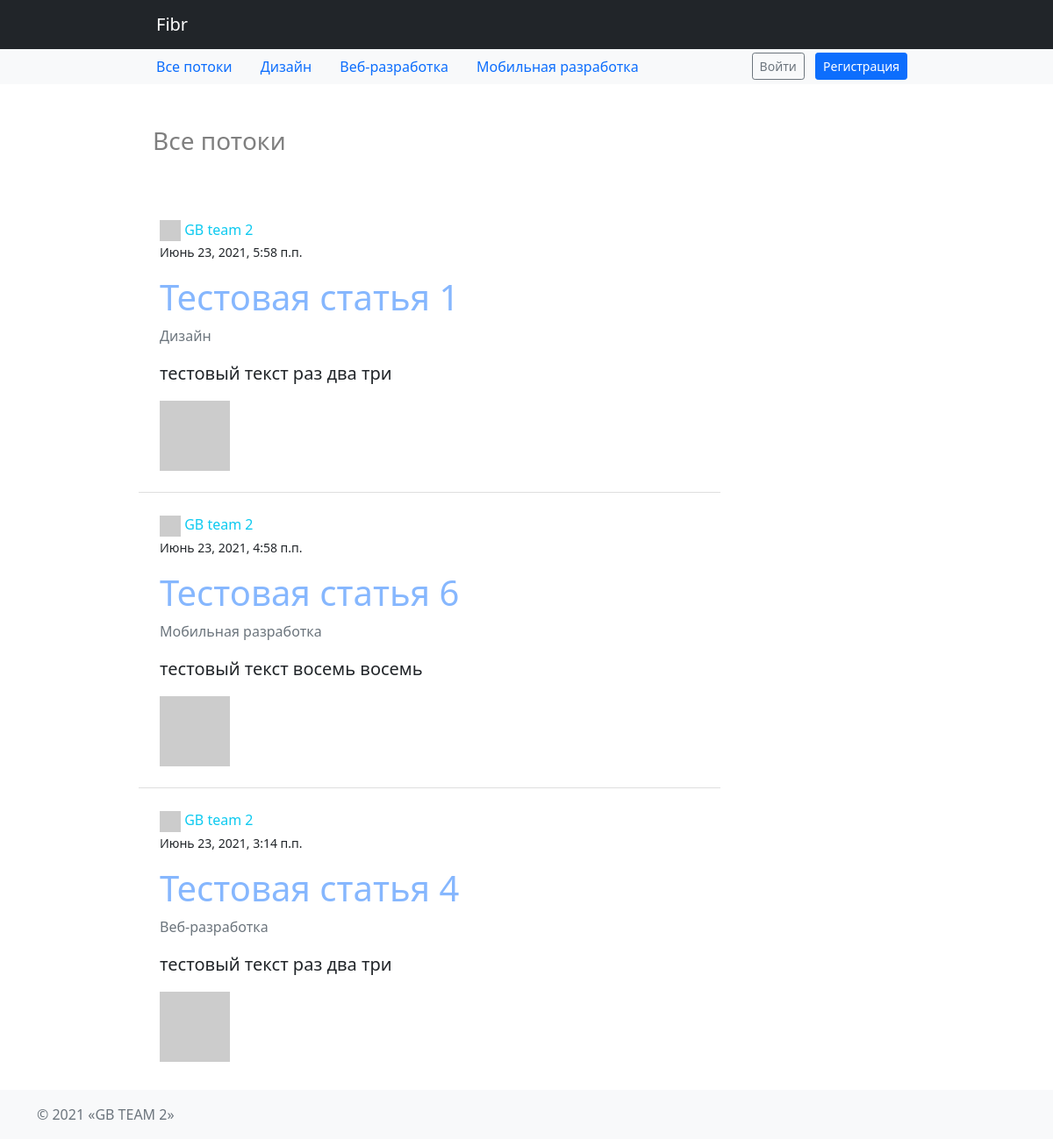
The page / on the database its author committed.
### hub/models.py (models this page shows)
class Topic(models.Model):
    name = models.CharField(max_length=64)
    short_description = models.TextField(blank=True)
    class Meta:
        verbose_name = 'Тематика'
        verbose_name_plural = 'Тематики'
    def __str__(self):
        return self.name

### article/models.py (models this page shows, shortened)
class Article(models.Model):
    user = models.ForeignKey(User, on_delete=models.CASCADE)
    topic = models.ForeignKey(Topic, on_delete=models.CASCADE)
    title = models.CharField(max_length=64, unique=True)
    content = models.TextField(blank=True)
    image = models.ImageField(upload_to='article_images', blank=True)
    created_at = models.DateTimeField(auto_now_add=True)
    updated_at = models.DateTimeField(auto_now=True)
    class Meta:
        verbose_name = 'Статья'
        verbose_name_plural = 'Статьи'

### mainapp/views.py (the view)
# urls.py: path('', mainapp.Index.as_view(), name='index'),
class Index(ListView):
    model = Topic
    template_name = 'mainapp/index.html'
    def get_context_data(self, **kwargs):
        context = super().get_context_data(**kwargs)
        context['articles'] = Article.objects.all().order_by('-created_at')[:3]
        return context

### context_processor.py (called while the page is built)
def topic_list(request):
    return {"topic_list": Topic.objects.all()}

### mainapp/templates/mainapp/index.html (shortened to what this page needs)
{% extends 'mainapp/base.html' %}
{% load static %}
{% block content %}
    <section>
        <div class="container w-75 p-2">
            <ul class="list-group list-group-flush w-75">
                {% for article in articles %}
                    <li class="list-group-item p-4">
                        <div class="row">
                            <header class="accordion-header">
                                <a href="user" class="text-info" title="Автор публикации"
                                   style="text-decoration: none;">
                                    <img src="http://placehold.it/30X30" width="24" height="24" class="img-fluid">
                                    <span class="text">GB team 2</span>
                                </a>
                                <p class="timelist"><small>
                                    {{ article.created_at }}
                                </small></p>
                            </header>
                            <div class="col-sm-12">
                                <a href="{% url 'article:article' article.pk %}" class="card-title text-decoration-none"
                                   style="color: #86b7fe; cursor: pointer"><h1 class="text">
                                    {{ article.title }}
                                </h1></a>
                                <p class="text-muted"> {{ article.topic }}
                                </p>
                                <p class="lead text">{{ article.content }}</p>
                                <div class="col-sm-4"><a href="#" class=""><img src="http://placehold.it/780X220"
                                                                                class="img-responsive"></a>
                                </div>
                            </div>
                        </div>
                    </li>
                {% endfor %}
            </ul>
        </div>
    </section>
{% endblock %}

### mainapp/templates/mainapp/includes/inc_nav_menu.html (shortened to what this page needs)
<nav class="navbar navbar-expand-lg navbar-dark bg-dark">
    <div class="container w-75">
        <a class="navbar-brand px-lg-3" href="/">Fibr</a>
    </div>
</nav>
<nav id="navbar_top" class="navbar-expand-md navbar-light bg-light">
    <div class="container d-flex justify-content-between w-75">
        <ul class="nav justify-content-center">
            <li class="nav-item">
                <a class="nav-link" href="/">Все потоки</a>
            </li>
            {% for topic in topic_list %}
            <li class="nav-item">
                <a class="nav-link" href="{% url 'hub:topic' topic.pk %}">
                    {{ topic.name }}
                </a>
            </li>
            {% endfor %}
        </ul>
        <ul class="nav">
            <li class="nav-item">
                <div class="d-grid gap-2 d-md-block mt-1">
                    {% if user.is_authenticated %}
                        <button class="btn btn-outline-secondary btn-sm my-0 m-1" type="button" onclick="location.href='{% url 'auth:logout' %}'">
                                Выйти
                        </button>
                    {% else %}
                        <button class="btn btn-outline-secondary btn-sm my-0 m-1" type="button" onclick="location.href='{% url 'auth:login' %}'">
                                Войти
                        </button>
                    {% endif %}
                    <button class="btn btn-primary btn-sm my-0 m-1 " type="button" onclick="location.href='{% url 'auth:register' %}'">Регистрация</button>
                </div>
            </li>
        </ul>
    </div>
</nav>

### rows shown on the page
Topic: name "Дизайн"
Topic: name "Веб-разработка"
Topic: name "Мобильная разработка"
Article: created_at "Июнь 23, 2021, 5:58 п.п.", title "Тестовая статья 1", topic "Дизайн", content "тестовый текст раз два три"
Article: created_at "Июнь 23, 2021, 4:58 п.п.", title "Тестовая статья 6", topic "Мобильная разработка", content "тестовый текст восемь восемь"
Article: created_at "Июнь 23, 2021, 3:14 п.п.", title "Тестовая статья 4", topic "Веб-разработка", content "тестовый текст раз два три"
